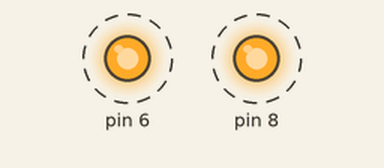
This sketch was run on a simulated Arduino Uno, built with avr-gcc and run on an emulated ATmega328P. On the bench: output pins drawn as LEDs (lit = HIGH). Dashed ring = blinking.

Above: at 0.5 s.
Timing chart, 0 to 4.6 s (numbered marks = the images above):
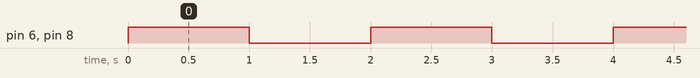

The sketch:

testlights.ino
```cpp
void setup() {
  // put your setup code here, to run once:
  pinMode(8, OUTPUT);
  pinMode(6, OUTPUT);
}

void loop() {
  // put your main code here, to run repeatedly:
  digitalWrite(8,HIGH);
  digitalWrite(6,HIGH);
  delay(1000);
  digitalWrite(8,LOW);
  digitalWrite(6,LOW);
  delay(1000);
}
```

Measured:
- by itself, pin 6, pin 8: alternates HIGH for 1.0 s and LOW for 1.0 s
